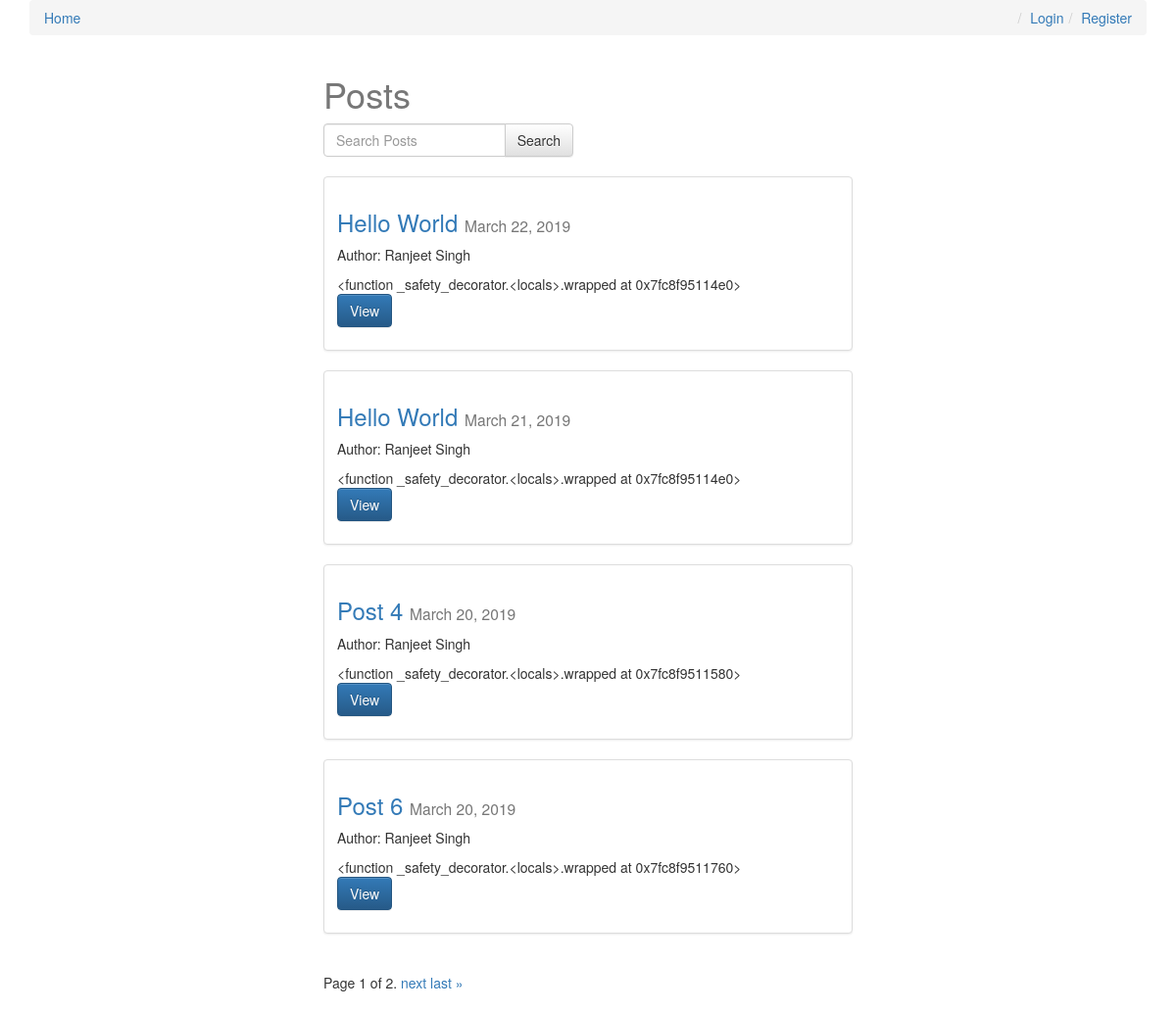
/, run on an earlier commit of the app's database.
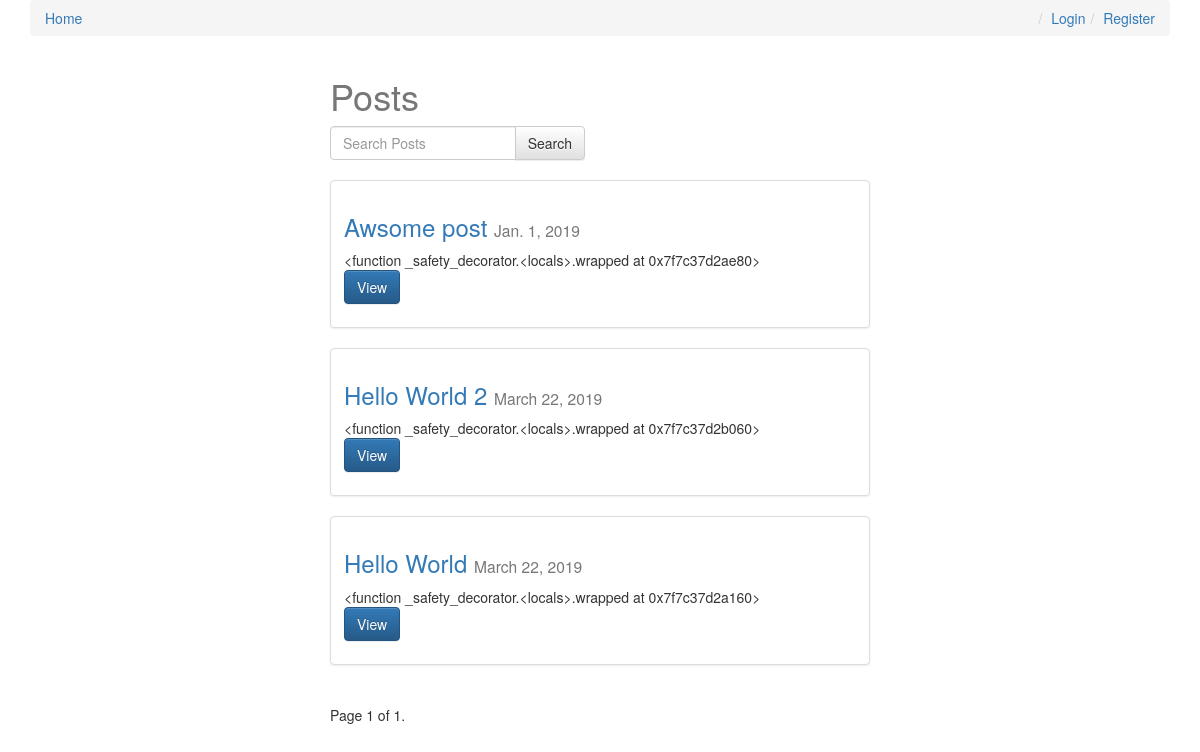
And on a later commit of the database.
### posts/models.py (models this page shows, shortened)
class Post(models.Model):
    user = models.ForeignKey(settings.AUTH_USER_MODEL, default=1)
    title = models.CharField(max_length = 120)
    slug = models.SlugField(unique=True)
    image = models.ImageField(upload_to=upload_location, null=True, blank=True,
            width_field="width_field",
            height_field="height_field")
    height_field = models.IntegerField(default=0)
    width_field = models.IntegerField(default=0)
    draft = models.BooleanField(default=False)
    publish = models.DateField(auto_now=False, auto_now_add=False)
    content = models.TextField()
    updated = models.DateTimeField(auto_now = True, auto_now_add = False)
    timestamp = models.DateTimeField(auto_now = False, auto_now_add = True)
    read_time = models.IntegerField(default=0)
    objects = PostManager()
    def get_absolute_url(self):
        return reverse("posts:detail", kwargs={"slug":self.slug})
    class Meta:
        ordering = ["-timestamp","-updated"]
    def get_markdown(self):
        content = self.content
        markdown_text = markdown(content)
        return mark_safe(markdown_text)

### posts/views.py (the view, shortened to what this page needs)
# urls.py: url(r'^$',views.post_list,name="list"),
def post_list(request):
    queryset_list = Post.objects.active()
    if request.user.is_staff or request.user.is_superuser:
        queryset_list = Post.objects.all()
    query = request.GET.get("q")
    paginator = Paginator(queryset_list,4)
    page_request_var = "page"
    page = request.GET.get(page_request_var)
    try:
        queryset = paginator.page(page)
    except PageNotAnInteger:
        queryset = paginator.page(1)
    except EmptyPage:
        queryset = paginator.page(paginator.num_pages)
    context = {
        "object_list": queryset,
        "title" : "Posts",
        "page_request_var":page_request_var,
        "today":timezone.now().date(),
    }
    return render(request,"post_list.html",context)

### posts/models.py (called while the page is built)
    def active(self, *args, **kwargs):
        return super(PostManager,self).filter(draft=False).filter(publish__lte=timezone.now())

### templates/post_list.html (shortened to what this page needs)
{% extends "base.html" %}
{% block content %}
<div class="col-sm-6 col-sm-offset-3">
    <h1>{{title}}</h1>
<form action="" method="GET" class="row">
    <div class="col-sm-6">
        <div class="input-group">
            <input type="text" class="form-control" name="q" value="{{request.GET.q}}" placeholder="Search Posts">
            <span class="input-group-btn">
            <input type="submit" class="btn btn-default" value="Search">
            </span>
        </div>
    </div>
</form>
<br>
{% for obj in object_list %}
<div class="row">
    <div class="col-sm-12">
        <div class="thumbnail">
            <div class="caption  post-detail-item">
                <h3><a href="{{ obj.get_absolute_url }}">{{obj.title }}</a> <small>{{obj.publish}}</small></h3>
                {% if obj.user.get_full_name %}
                <p>Author: {{obj.user.get_full_name}}</p>
                {% endif %}
                {{obj.get_markdown | truncatechars_html:120}}
                <p><a href="{{ obj.get_absolute_url }}" class="btn btn-primary" role="button">View</a></p>
            </div>
        </div>
    </div>
</div>
{% endfor %}
<div class="pagination">
    <span class="step-links">
        <span class="current">
            Page {{ object_list.number }} of {{ object_list.paginator.num_pages }}.
        </span>
        {% if object_list.has_next %}
            <a href="?{{page_request_var}}={{ object_list.next_page_number }}{% if request.GET.q %}&q={{request.GET.q}}{% endif %}">next</a>
            <a href="?{{page_request_var}}={{ object_list.paginator.num_pages }}{% if request.GET.q %}&q={{request.GET.q}}{% endif %}">last &raquo;</a>
        {% endif %}
    </span>
</div>
</div>
{% endblock content %}

What changed in the data, as far as the page shows it:
removed Post: title "Hello World", publish "March 22, 2019", user.get_full_name "Ranjeet Singh", get_markdown "<function _safety_decorator.<locals>.wrapped at 0x7fc8f95114e0>"
removed Post: title "Hello World", publish "March 21, 2019", user.get_full_name "Ranjeet Singh", get_markdown "<function _safety_decorator.<locals>.wrapped at 0x7fc8f95114e0>"
removed Post: title "Post 4", publish "March 20, 2019", user.get_full_name "Ranjeet Singh", get_markdown "<function _safety_decorator.<locals>.wrapped at 0x7fc8f9511580>"
removed Post: title "Post 6", publish "March 20, 2019", user.get_full_name "Ranjeet Singh", get_markdown "<function _safety_decorator.<locals>.wrapped at 0x7fc8f9511760>"
now on this page (row edited): Post: title "Awsome post", publish "Jan. 1, 2019", get_markdown "<function _safety_decorator.<locals>.wrapped at 0x7f7c37d2ae80>"
added Post: title "Hello World 2", publish "March 22, 2019", get_markdown "<function _safety_decorator.<locals>.wrapped at 0x7f7c37d2b060>"
now on this page (row edited): Post: title "Hello World", publish "March 22, 2019", get_markdown "<function _safety_decorator.<locals>.wrapped at 0x7f7c37d2a160>"
Also different on the page:
{{ object_list.paginator.num_pages }}: "2" → "1"
text no longer shown: "next last »"
